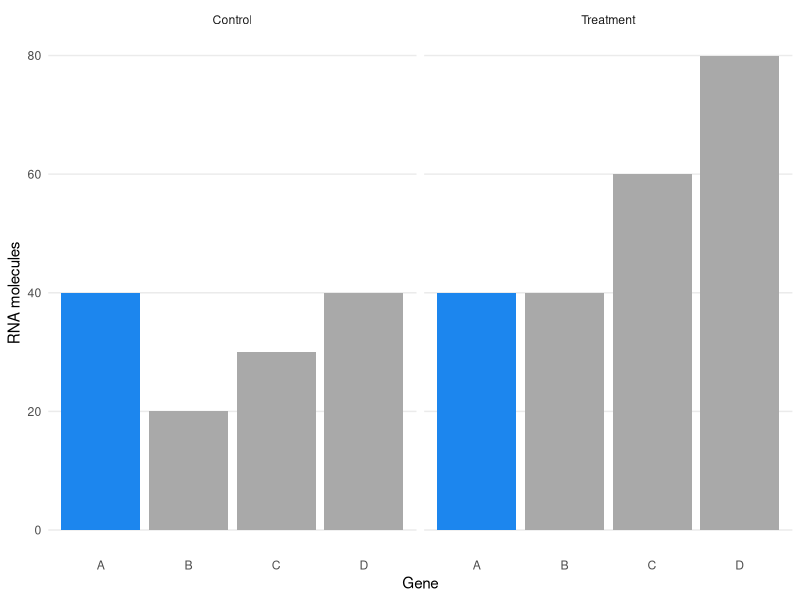
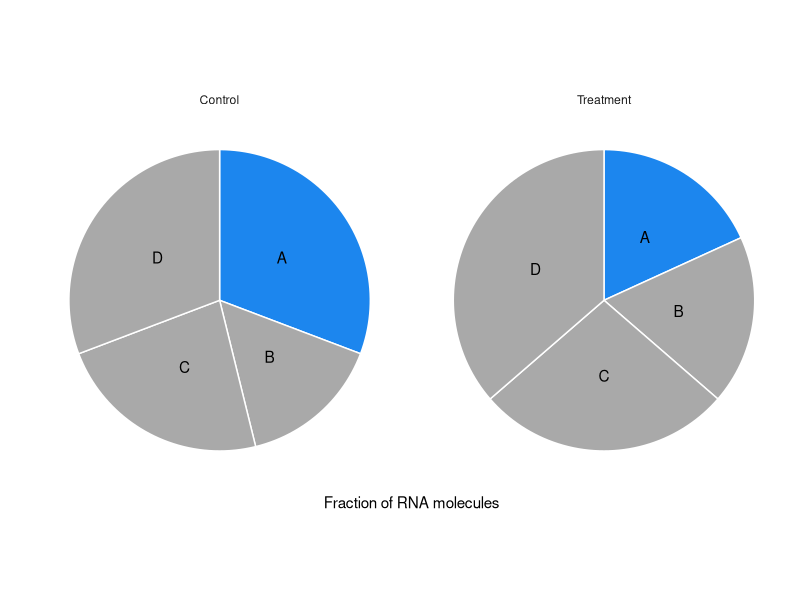
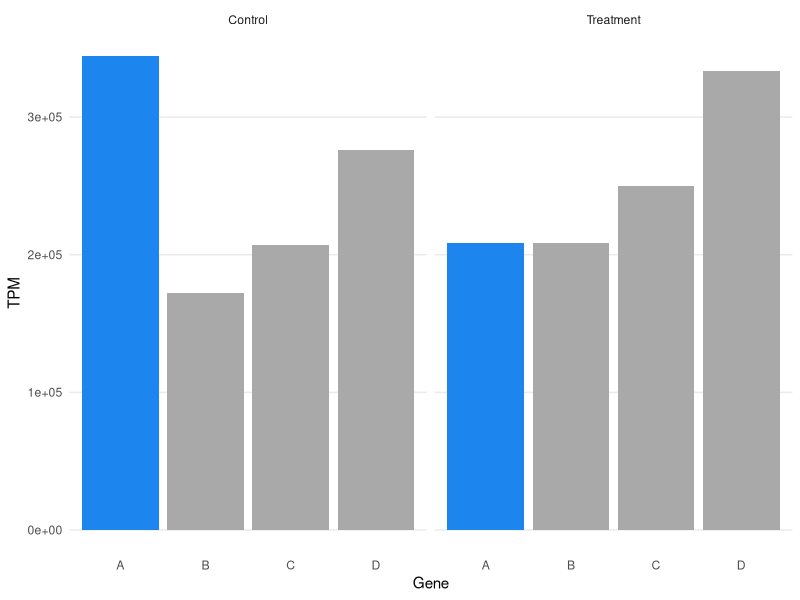

The R script that drew these images, in order:
## ---- chunk 1
knitr::opts_chunk$set(fig.path = 'figures/',
                      dev = c('png', 'pdf'),
                      dpi = 100)
## ---- chunk 2
library(dplyr)
library(tidyr)
library(ggplot2)
## ---- chunk 3
theme_set(theme_minimal())

nogrid = function ()
    theme(panel.grid.minor = element_blank(),
          panel.grid.major.x = element_blank())

pie_chart = function ()
    list(coord_polar(theta = 'y', direction = -1),
         theme(axis.text = element_blank(),
               panel.grid = element_blank()))
## ---- chunk 4
mean_fragment_length = 300

counts = tibble(Gene = c('A', 'B', 'C', 'D'),
                Length = c(700, 700, 800, 800),
                Control = c(40, 20, 30, 40),
                Treatment = c(20, 20, 30, 40) * 2) %>%
    gather(Library, Count, -Gene, -Length) %>%
    mutate(EffectiveLength = Length - mean_fragment_length + 1)

counts

gene_colors = c(A = 'dodgerblue2', B = 'darkgrey', C = 'darkgrey', D = 'darkgrey')
## ---- chunk 5
ggplot(counts, aes(x = Gene, y = Count, fill = Gene)) +
    geom_bar(stat = 'identity') +
    facet_wrap(~ Library) +
    scale_fill_manual(values = gene_colors, guide = FALSE) +
    labs(y = 'RNA molecules') +
    nogrid()
## ---- chunk 6
# FIXME: Direction should be clockwise but `direction = 1` does anticlockwise
# on my computer. But labels are clockwise?!
counts %>%
    group_by(Library) %>%
    mutate(Fraction = Count / sum(Count)) %>%
    mutate(LabelPos = sum(Fraction) - (cumsum(Fraction) - Fraction / 2)) %>%
    ggplot(aes(x = '', y = Fraction, fill = Gene)) +
    geom_bar(stat = 'identity', width = 1, color = 'white') +
    geom_text(aes(y = LabelPos, label = Gene)) +
    pie_chart() +
    facet_wrap(~ Library) +
    scale_fill_manual(values = gene_colors, guide = FALSE) +
    labs(x = '', y = 'Fraction of RNA molecules')
## ---- chunk 7
tpm = function (counts, effective_lengths) {
    rate = log(counts) - log(effective_lengths)
    exp(rate - log(sum(exp(rate))) + log(10 ^ 6))
}
## ---- chunk 8
tpms = counts %>%
    group_by(Library) %>%
    mutate(TPM = tpm(Count, EffectiveLength))

tpms
## ---- chunk 9
ggplot(tpms, aes(x = Gene, y = TPM, fill = Gene)) +
    geom_bar(stat = 'identity') +
    facet_wrap(~ Library) +
    scale_fill_manual(values = gene_colors, guide = FALSE) +
    labs(y = 'TPM') +
    nogrid()
